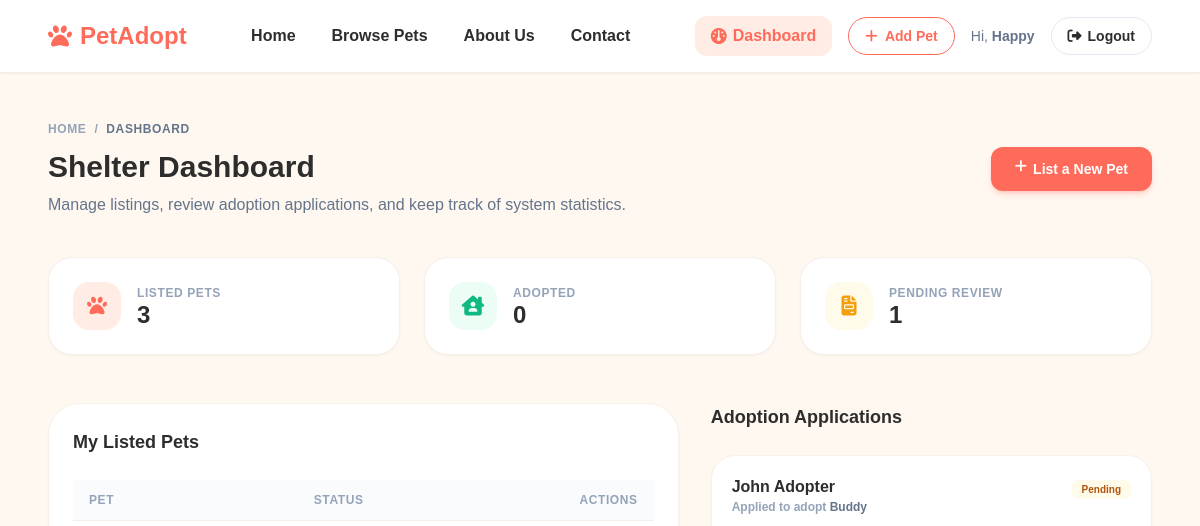
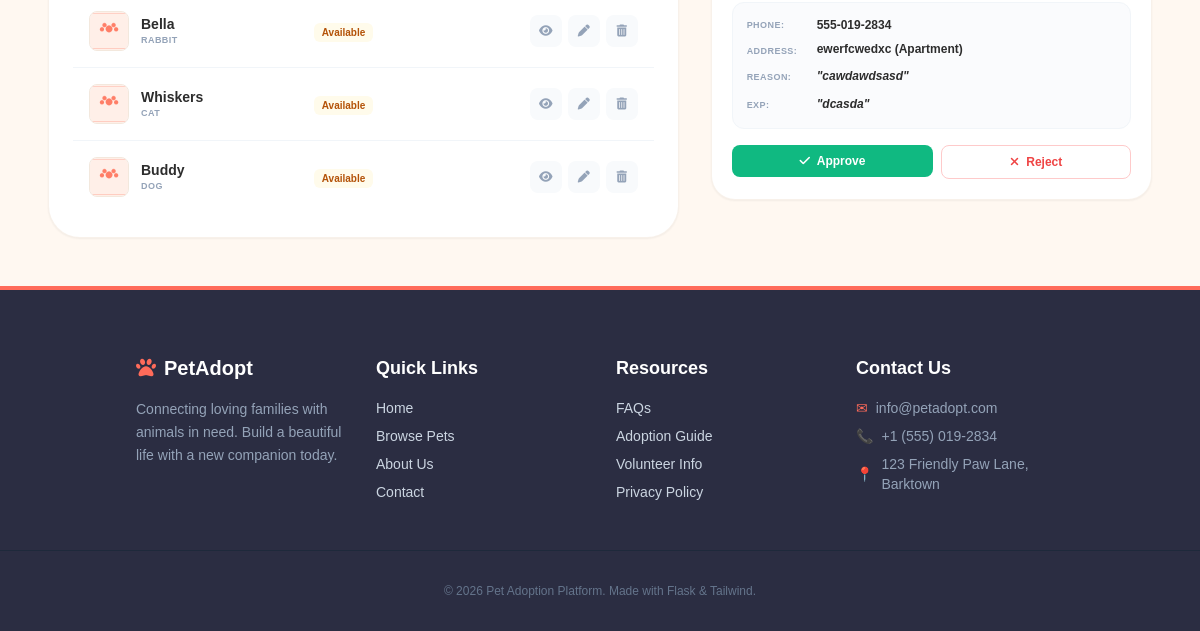
Before: /dashboard (signed in) with the older database file (2 pictures, top to bottom).
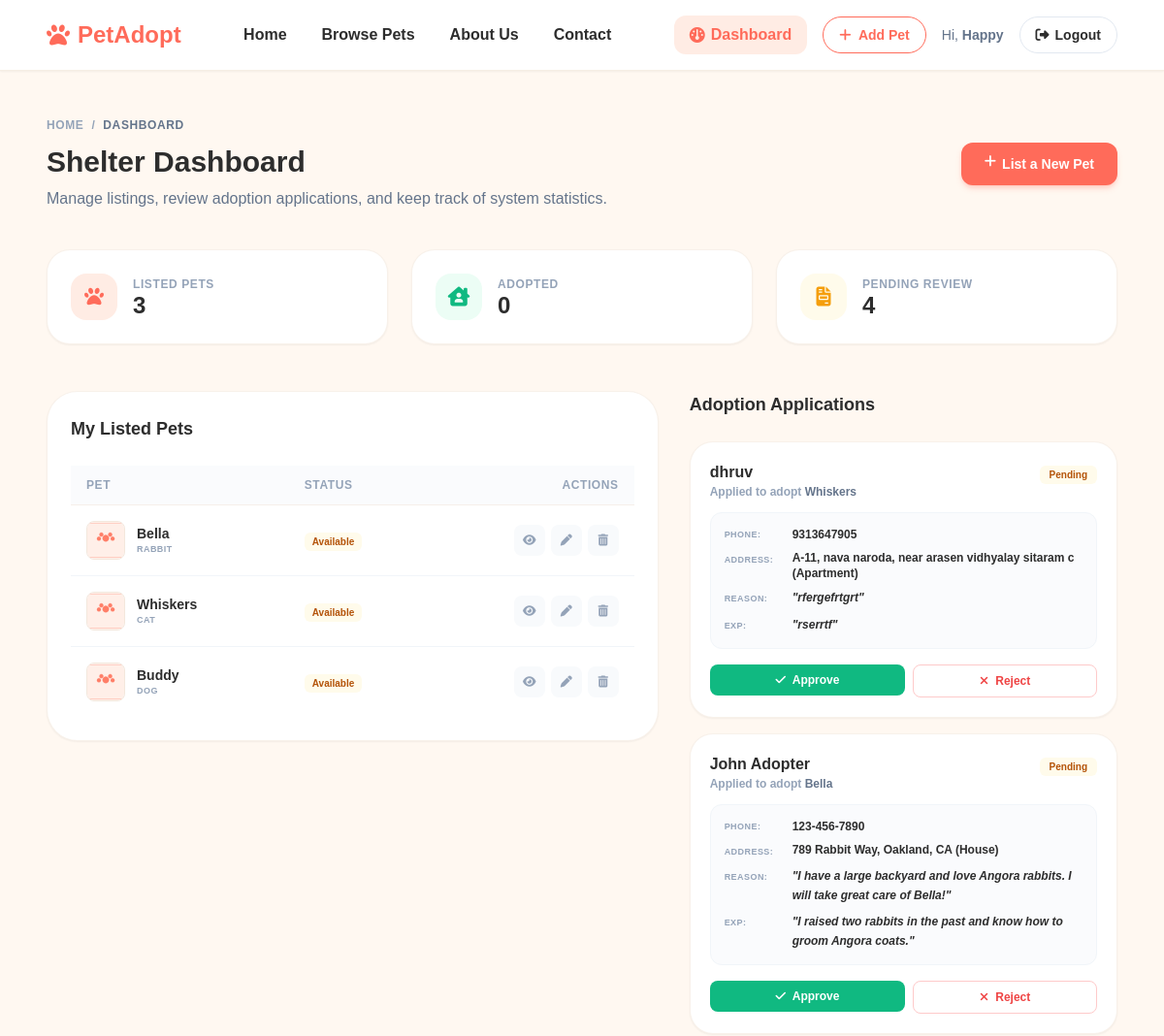
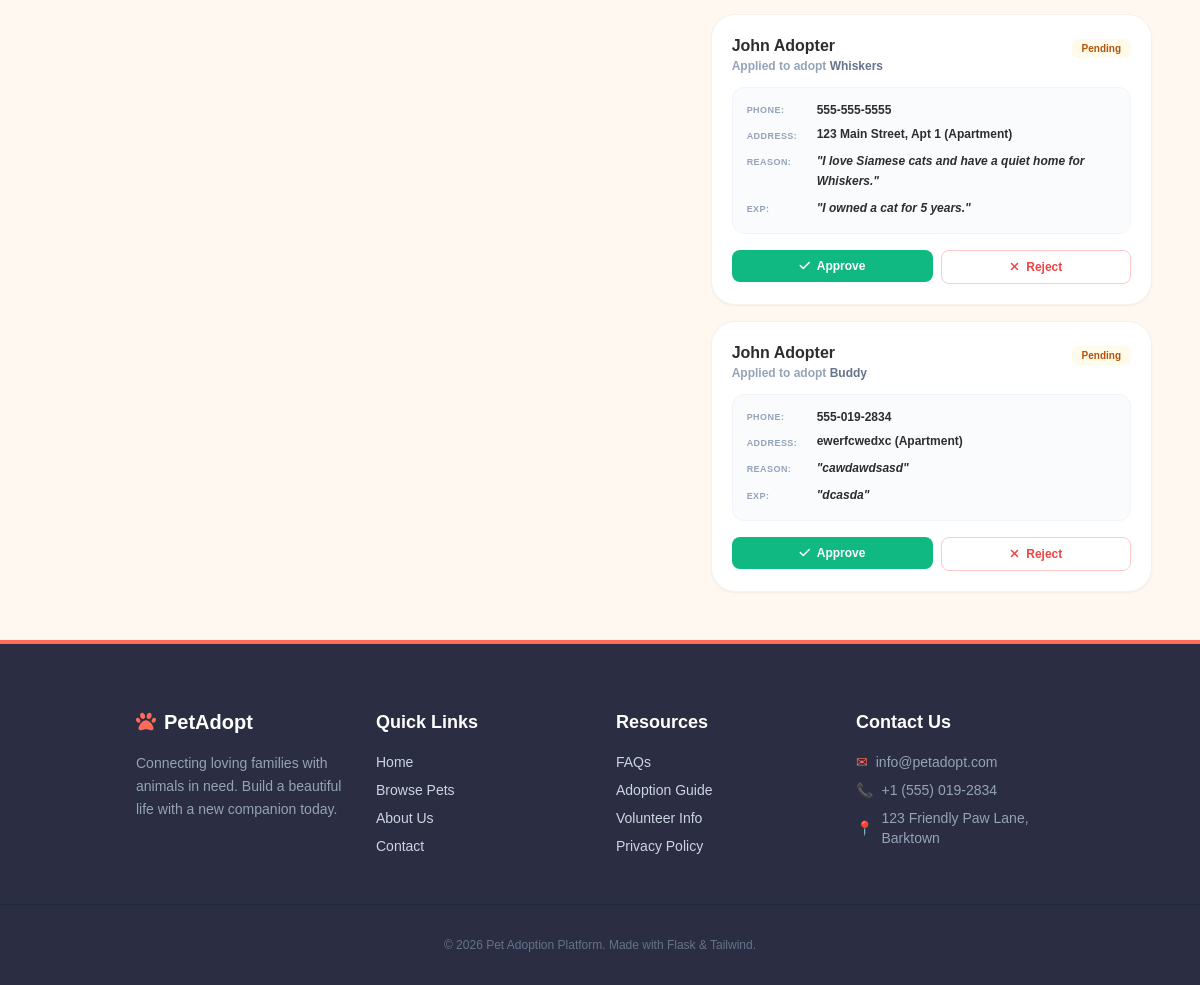
After: the same page with the newer database file (2 pictures, top to bottom).
### models.py (models this page shows, shortened)
class Pet(db.Model):
    __tablename__ = 'pets'
    id = db.Column(db.Integer, primary_key=True)
    name = db.Column(db.String(100), nullable=False)
    species = db.Column(db.String(50), nullable=False)  # Dog, Cat, Rabbit, Bird, Other
    breed = db.Column(db.String(100), nullable=True)
    age = db.Column(db.Integer, nullable=True)
    gender = db.Column(db.String(20), nullable=False)  # Male, Female
    size = db.Column(db.String(20), nullable=False)  # Small, Medium, Large
    color = db.Column(db.String(50), nullable=True)
    description = db.Column(db.Text, nullable=True)
    photo = db.Column(db.String(255), nullable=True, default='default_pet.png')
    location = db.Column(db.String(100), nullable=False)
    vaccinated = db.Column(db.Boolean, default=False)
    is_adopted = db.Column(db.Boolean, default=False)
    shelter_id = db.Column(db.Integer, db.ForeignKey('users.id'), nullable=False)
    created_at = db.Column(db.DateTime, default=datetime.utcnow)
    applications = db.relationship('AdoptionApplication', backref='pet', lazy=True, cascade="all, delete-orphan")

class AdoptionApplication(db.Model):
    __tablename__ = 'adoption_applications'
    id = db.Column(db.Integer, primary_key=True)
    pet_id = db.Column(db.Integer, db.ForeignKey('pets.id'), nullable=False)
    applicant_id = db.Column(db.Integer, db.ForeignKey('users.id'), nullable=False)
    full_name = db.Column(db.String(100), nullable=False)
    phone = db.Column(db.String(20), nullable=False)
    address = db.Column(db.String(255), nullable=False)
    home_type = db.Column(db.String(50), nullable=False)  # Apartment, House, Farmhouse, Other
    reason = db.Column(db.Text, nullable=False)
    previous_pet_experience = db.Column(db.Text, nullable=True)
    status = db.Column(db.String(20), nullable=False, default='pending')  # pending, approved, rejected
    applied_at = db.Column(db.DateTime, default=datetime.utcnow)

### admin_routes.py (the view, shortened to what this page needs)
@admin_bp.route('/dashboard')
@login_required
def dashboard():
    if current_user.role == 'adopter':
        return redirect(url_for('adoptions.my_applications'))
    elif current_user.role == 'shelter':
        pets = Pet.query.filter_by(shelter_id=current_user.id).order_by(Pet.created_at.desc()).all()
        applications = AdoptionApplication.query.join(Pet).filter(
            Pet.shelter_id == current_user.id
        ).order_by(AdoptionApplication.applied_at.desc()).all()
        total_pets = len(pets)
        adopted_pets = sum(1 for p in pets if p.is_adopted)
        pending_apps = sum(1 for a in applications if a.status == 'pending')
        return render_template('admin/dashboard.html',
                               role='shelter',
                               pets=pets,
                               applications=applications,
                               total_pets=total_pets,
                               adopted_pets=adopted_pets,
                               pending_apps=pending_apps)
    else:
        abort(403)

### templates/admin/dashboard.html (shortened to what the changed rows need)
{% extends 'base.html' %}
{% block content %}
<div class="container mx-auto max-w-7xl px-6 md:px-12 py-12 text-left">
    <div class="mb-10 flex flex-col md:flex-row md:items-center justify-between gap-6 animate-fade-in-up">
        <div>
            <h1 class="text-3xl font-black text-dark mb-2">{% if role == 'admin' %}Administrator{% else %}Shelter{% endif %} Dashboard</h1>
        </div>
    </div>
    {% if role == 'shelter' %}
        <div class="grid grid-cols-1 sm:grid-cols-3 gap-6 mb-12 animate-fade-in-up" style="animation-delay: 100ms;">
            <div class="bg-white border border-border/60 rounded-3xl p-6 shadow-sm flex items-center gap-4">
                <div class="w-12 h-12 bg-primary-light text-primary rounded-2xl flex items-center justify-center text-xl flex-shrink-0">
                    <i class="fa-solid fa-paw"></i>
                </div>
                <div>
                    <span class="block text-xs font-bold text-slate-400 uppercase tracking-wider mb-0.5">Listed Pets</span>
                    <strong class="text-2xl font-black text-dark leading-none block">{{ total_pets }}</strong>
                </div>
            </div>
            <div class="bg-white border border-border/60 rounded-3xl p-6 shadow-sm flex items-center gap-4">
                <div class="w-12 h-12 bg-emerald-50 text-emerald-500 rounded-2xl flex items-center justify-center text-xl flex-shrink-0">
                    <i class="fa-solid fa-house-chimney-user"></i>
                </div>
                <div>
                    <span class="block text-xs font-bold text-slate-400 uppercase tracking-wider mb-0.5">Adopted</span>
                    <strong class="text-2xl font-black text-dark leading-none block">{{ adopted_pets }}</strong>
                </div>
            </div>
            <div class="bg-white border border-border/60 rounded-3xl p-6 shadow-sm flex items-center gap-4">
                <div class="w-12 h-12 bg-amber-50 text-amber-500 rounded-2xl flex items-center justify-center text-xl flex-shrink-0">
                    <i class="fa-solid fa-file-invoice"></i>
                </div>
                <div>
                    <span class="block text-xs font-bold text-slate-400 uppercase tracking-wider mb-0.5">Pending Review</span>
                    <strong class="text-2xl font-black text-dark leading-none block">{{ pending_apps }}</strong>
                </div>
            </div>
        </div>
        <div class="grid grid-cols-1 lg:grid-cols-12 gap-8 items-start animate-fade-in-up" style="animation-delay: 200ms;">
            <div class="lg:col-span-7 bg-white border border-border/60 rounded-[32px] p-6 shadow-sm">
                <div class="flex justify-between items-center mb-6">
                    <h2 class="text-lg font-black text-dark">My Listed Pets</h2>
                </div>
                {% if pets %}
                    <div class="overflow-x-auto">
                        <table class="w-full text-left border-collapse">
                            <thead>
                                <tr class="bg-slate-50/70 border-b border-border/60">
                                    <th class="py-3 px-4 text-xs font-bold text-slate-400 uppercase tracking-wider">Pet</th>
                                    <th class="py-3 px-4 text-xs font-bold text-slate-400 uppercase tracking-wider">Status</th>
                                    <th class="py-3 px-4 text-xs font-bold text-slate-400 uppercase tracking-wider text-right">Actions</th>
                                </tr>
                            </thead>
                            <tbody class="divide-y divide-slate-100">
                                {% for pet in pets %}
                                    <tr class="hover:bg-slate-50/30 transition-colors">
                                        <td class="py-4 px-4">
                                            <div class="flex items-center gap-3">
                                                <div class="w-10 h-10 rounded-lg overflow-hidden border border-border flex-shrink-0 bg-slate-50">
                                                    {% if pet.photo %}
                                                        <img src="{{ url_for('static', filename='uploads/pet_photos/' + pet.photo) }}" alt="{{ pet.name }}" class="w-full h-full object-cover">
                                                    {% else %}
                                                        <img src="{{ url_for('static', filename='uploads/pet_photos/default_pet.png') }}" alt="{{ pet.name }}" class="w-full h-full object-cover">
                                                    {% endif %}
                                                </div>
                                                <div>
                                                    <h4 class="text-sm font-black text-dark">{{ pet.name }}</h4>
                                                    <p class="text-[9px] text-slate-400 font-bold uppercase tracking-wider">{{ pet.species }}</p>
                                                </div>
                                            </div>
                                        </td>
                                        <td class="py-4 px-4">
                                            {% if pet.is_adopted %}
                                                <span class="inline-flex items-center text-[10px] font-bold px-2 py-0.5 bg-emerald-50 text-emerald-700 rounded-md">Adopted</span>
                                            {% else %}
                                                <span class="inline-flex items-center text-[10px] font-bold px-2 py-0.5 bg-amber-50 text-amber-700 rounded-md">Available</span>
                                            {% endif %}
                                        </td>
                                        <td class="py-4 px-4 text-right">
                                            <div class="flex justify-end items-center gap-1.5">
                                                <a
                                                  href="{{ url_for('pets.pet_detail', pet_id=pet.id) }}"
                                                  class="w-8 h-8 rounded-lg bg-slate-50 text-slate-400 hover:text-primary hover:bg-primary-light flex items-center justify-center transition-colors"
                                                  title="View details"
                                                >
                                                    <i class="fa-solid fa-eye text-xs"></i>
                                                </a>
                                                <a
                                                  href="{{ url_for('pets.edit_pet', pet_id=pet.id) }}"
                                                  class="w-8 h-8 rounded-lg bg-slate-50 text-slate-400 hover:text-emerald-500 hover:bg-emerald-50 flex items-center justify-center transition-colors"
                                                  title="Edit pet"
                                                >
                                                    <i class="fa-solid fa-pen text-xs"></i>
                                                </a>
                                                <form
                                                  action="{{ url_for('pets.delete_pet', pet_id=pet.id) }}"
                                                  method="POST"
                                                  class="inline-block"
                                                  onsubmit="return confirm('Are you sure you want to delete {{ pet.name }}?');"
                                                >
                                                    <button
                                                      type="submit"
                                                      class="w-8 h-8 rounded-lg bg-slate-50 text-slate-400 hover:text-red-500 hover:bg-red-50 flex items-center justify-center transition-colors"
                                                      title="Delete pet"
                                                    >
                                                        <i class="fa-solid fa-trash-can text-xs"></i>
                                                    </button>
                                                </form>
                                            </div>
                                        </td>
                                    </tr>
                                {% endfor %}
                            </tbody>
                        </table>
                    </div>
                {% endif %}
            </div>
            <div class="lg:col-span-5 flex flex-col gap-6">
                <h2 class="text-lg font-black text-dark">Adoption Applications</h2>
                {% if applications %}
                    <div class="space-y-4">
                        {% for app in applications %}
                            <div class="bg-white border border-border/60 rounded-[24px] p-5 shadow-sm flex flex-col gap-3">
                                <div class="flex justify-between items-start">
                                    <div>
                                        <h4 class="text-base font-black text-dark leading-snug">{{ app.full_name }}</h4>
                                        <p class="text-xs text-slate-400 font-semibold leading-normal">
                                            Applied to adopt <strong class="text-slate-500 font-bold">{{ app.pet.name }}</strong>
                                        </p>
                                    </div>
                                    <div>
                                        {% if app.status == 'pending' %}
                                            <span class="inline-flex text-[10px] font-bold px-2.5 py-0.5 bg-amber-50 text-amber-700 rounded-md">Pending</span>
                                        {% elif app.status == 'approved' %}
                                            <span class="inline-flex text-[10px] font-bold px-2.5 py-0.5 bg-emerald-50 text-emerald-700 rounded-md">Approved</span>
                                        {% else %}
                                            <span class="inline-flex text-[10px] font-bold px-2.5 py-0.5 bg-red-50 text-red-700 rounded-md">Rejected</span>
                                        {% endif %}
                                    </div>
                                </div>
                                <div class="bg-slate-50/70 p-3.5 rounded-xl text-xs space-y-2 text-slate-500 font-semibold border border-slate-100">
                                    <p class="flex items-center gap-1.5"><span class="text-slate-400 font-bold uppercase text-[9px] tracking-wider w-16 flex-shrink-0">Phone:</span> <span class="text-dark">{{ app.phone }}</span></p>
                                    <p class="flex items-start gap-1.5"><span class="text-slate-400 font-bold uppercase text-[9px] tracking-wider w-16 flex-shrink-0 mt-0.5">Address:</span> <span class="text-dark">{{ app.address }} ({{ app.home_type }})</span></p>
                                    <p class="flex items-start gap-1.5"><span class="text-slate-400 font-bold uppercase text-[9px] tracking-wider w-16 flex-shrink-0 mt-0.5">Reason:</span> <span class="text-dark leading-relaxed italic">"{{ app.reason }}"</span></p>
                                    {% if app.previous_pet_experience %}
                                        <p class="flex items-start gap-1.5"><span class="text-slate-400 font-bold uppercase text-[9px] tracking-wider w-16 flex-shrink-0 mt-0.5">Exp:</span> <span class="text-dark leading-relaxed italic">"{{ app.previous_pet_experience }}"</span></p>
                                    {% endif %}
                                </div>
                                {% if app.status == 'pending' and not app.pet.is_adopted %}
                                    <div class="flex gap-2 pt-1">
                                        <form action="{{ url_for('admin.approve_application', application_id=app.id) }}" method="POST" class="flex-grow">
                                            <button type="submit" class="w-full py-2 bg-emerald-500 hover:bg-emerald-600 text-white font-bold rounded-lg text-xs transition-colors cursor-pointer">
                                                <i class="fa-solid fa-check mr-1"></i> Approve
                                            </button>
                                        </form>
                                        <form action="{{ url_for('admin.reject_application', application_id=app.id) }}" method="POST" class="flex-grow">
                                            <button type="submit" class="w-full py-2 border border-red-200 text-red-500 hover:bg-red-50 font-bold rounded-lg text-xs transition-colors cursor-pointer">
                                                <i class="fa-solid fa-xmark mr-1"></i> Reject
                                            </button>
                                        </form>
                                    </div>
                                {% endif %}
                            </div>
                        {% endfor %}
                    </div>
                {% else %}
                    <div class="py-12 bg-white border border-border/60 rounded-[24px] text-center shadow-sm">
                        <i class="fa-solid fa-file-invoice text-3xl text-slate-300 mb-2 block"></i>
                        <p class="text-sm text-slate-400 font-semibold mb-0">No adoption applications received yet.</p>
                    </div>
                {% endif %}
            </div>
        </div>
    {% endif %}
</div>
{% endblock %}

Changed rows visible on the page:
added AdoptionApplication: full_name "dhruv", pet.name "Whiskers", status "Pending", phone "9313647905", address "A-11, nava naroda, near arasen vidhyalay sitaram c", home_type "Apartment", reason "rfergefrtgrt", previous_pet_experience "rserrtf"
added AdoptionApplication: full_name "John Adopter", pet.name "Bella", status "Pending", phone "123-456-7890", address "789 Rabbit Way, Oakland, CA", home_type "House", reason "I have a large backyard and love Angora rabbits. I will take great care of Bella!", previous_pet_experience "I raised two rabbits in the past and know how to groom Angora coats."
added AdoptionApplication: full_name "John Adopter", pet.name "Whiskers", status "Pending", phone "555-555-5555", address "123 Main Street, Apt 1", home_type "Apartment", reason "I love Siamese cats and have a quiet home for Whiskers.", previous_pet_experience "I owned a cat for 5 years."
Other visible differences:
{{ pending_apps }}: "1" → "4"
